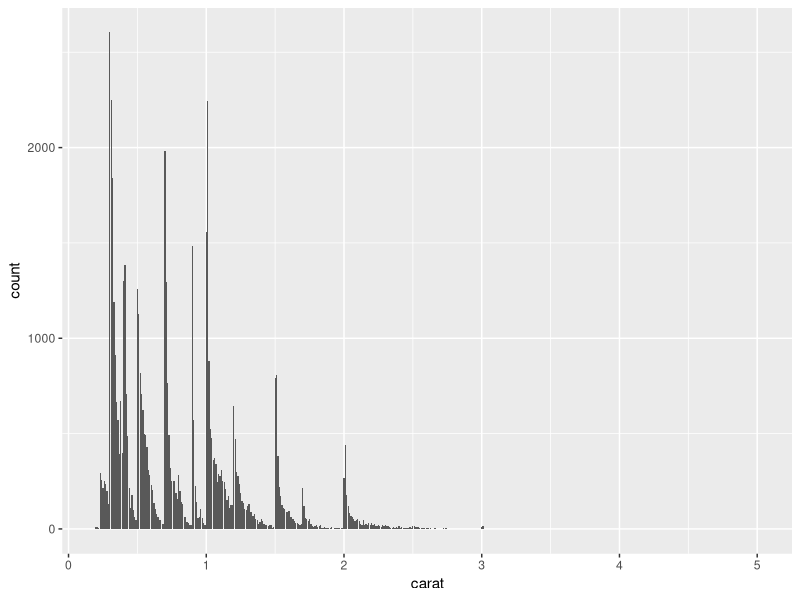
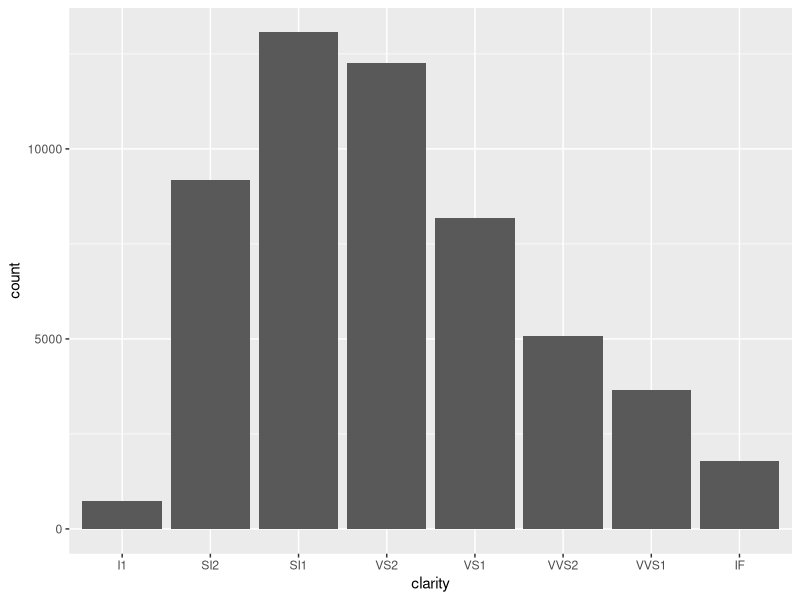
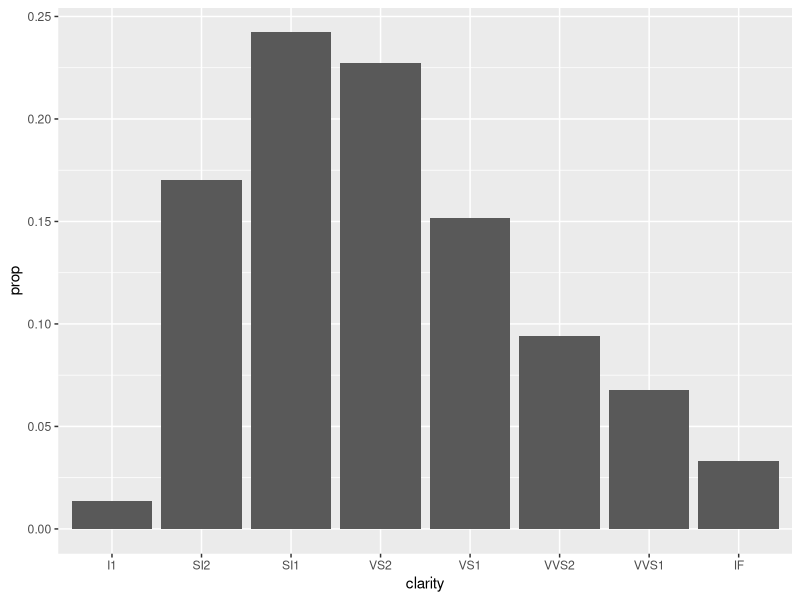
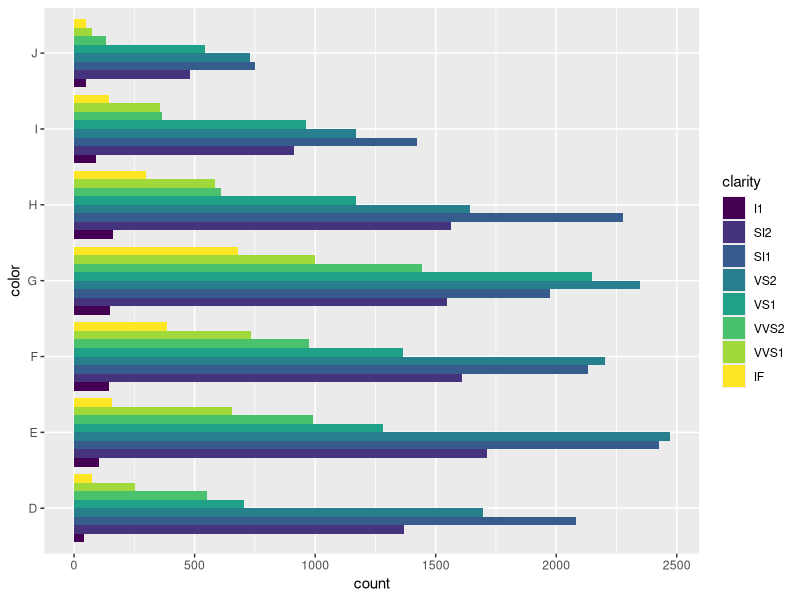
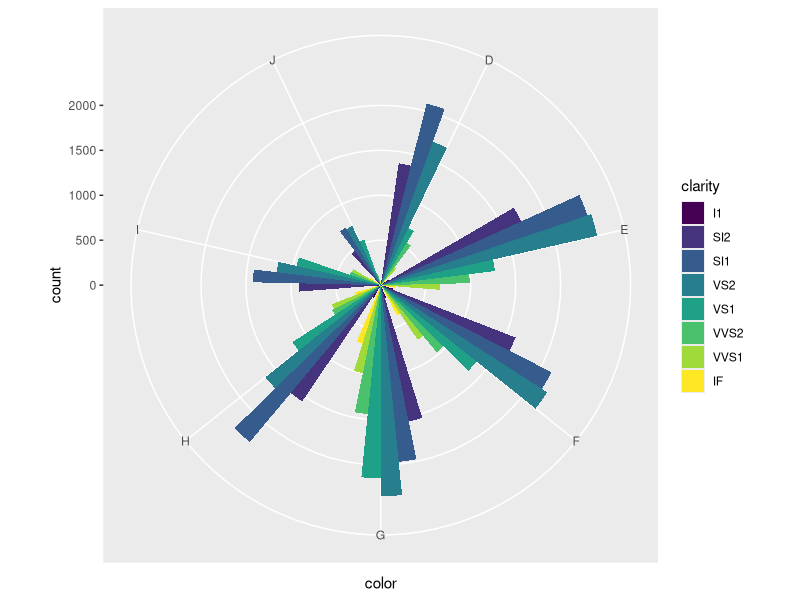
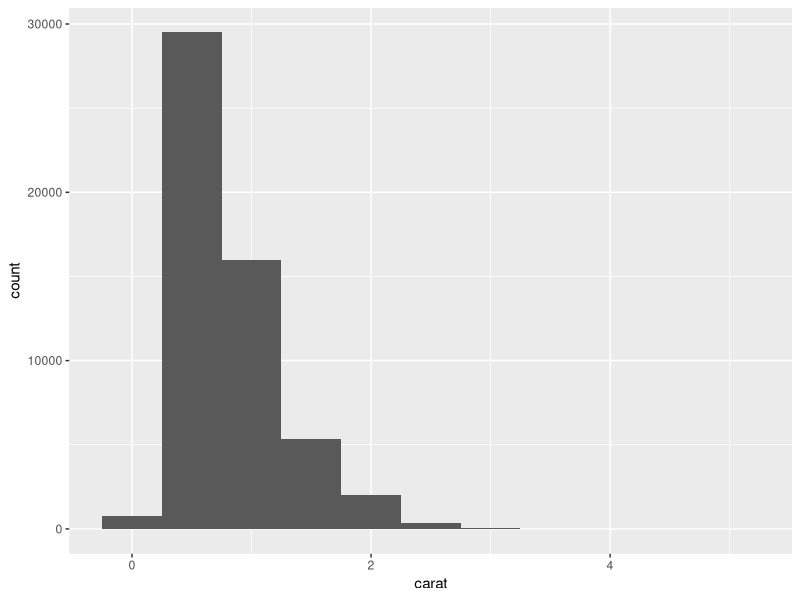
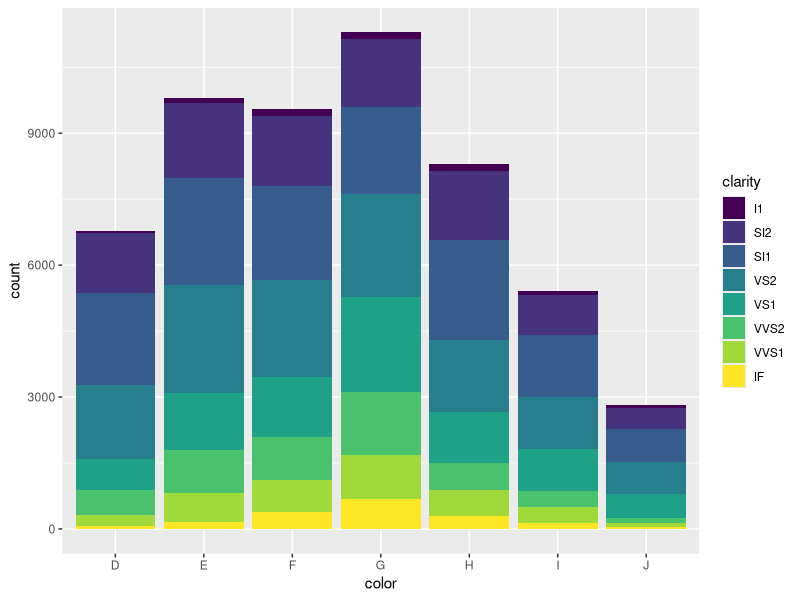
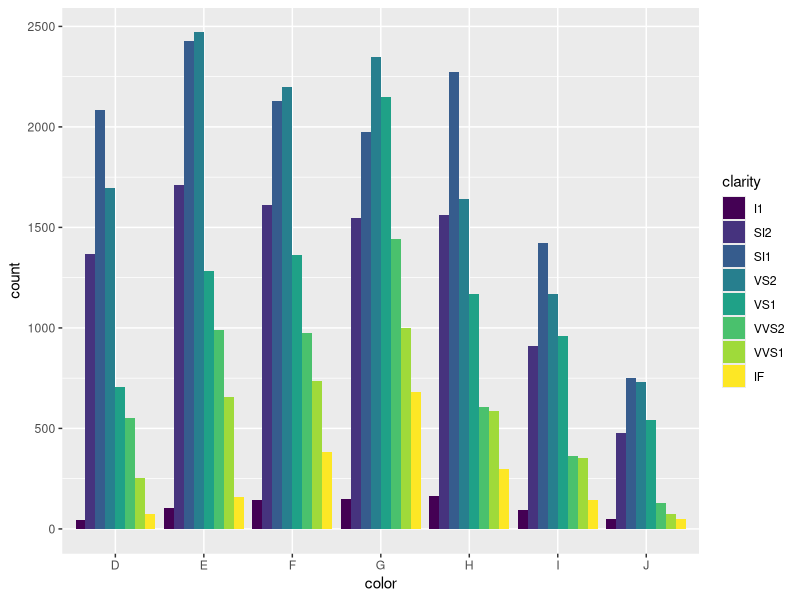

Write R code to recreate these figures, in order.
# demo_sample_statistics_plot.R

##

# Load library
library(tidyverse)
View(diamonds)
?diamonds

# Plot the distribution of diamonds samples based on carat and clarity
# Bar chart
diamonds_distribution_analysis <- select(diamonds, price, carat, color, clarity)
ggplot(data = diamonds_distribution_analysis) +
  geom_bar(mapping = aes(x = carat))
ggplot(data = diamonds_distribution_analysis) +
  geom_bar(mapping = aes(x = clarity))
ggplot(data = diamonds_distribution_analysis) +
  geom_bar(mapping=aes(x = clarity, y = stat(prop), group = 1))

# Plot the distribution of diamonds samples with coordination conversion
diamondplot <- ggplot(data = diamonds_distribution_analysis) +
  geom_bar(mapping=aes(x = color, fill = clarity), position="dodge")
diamondplot + coord_flip()
diamondplot + coord_polar()

# Histogram
ggplot(data = diamonds_distribution_analysis) +
  geom_histogram(mapping = aes(x = carat), binwidth = 0.5)
# Output the value of each histogram using dplyr::count() and ggplot2::cut_width()
diamonds %>%
  count(cut_width(carat, 0.5))

ggplot(data = diamonds_distribution_analysis) +
  geom_bar(mapping=aes(x = color, fill = clarity))
ggplot(data = diamonds_distribution_analysis) +
  geom_bar(mapping=aes(x = color, fill = clarity), position="dodge")

# 2-D Histogram
ggplot(data = diamonds) + 
  geom_bin2d(mapping = aes(x=carat, y=price))
ggplot(data = diamonds) + 
  geom_hex(mapping = aes(x=carat, y=price))
ggplot(data = diamonds) + 
  geom_boxplot(mapping = aes(x=carat, y=price, group = cut_width(carat, 0.1)))
ggplot(data = diamonds) + 
  geom_boxplot(mapping = aes(x=carat, y=price, group = cut_number(carat, 25)))


